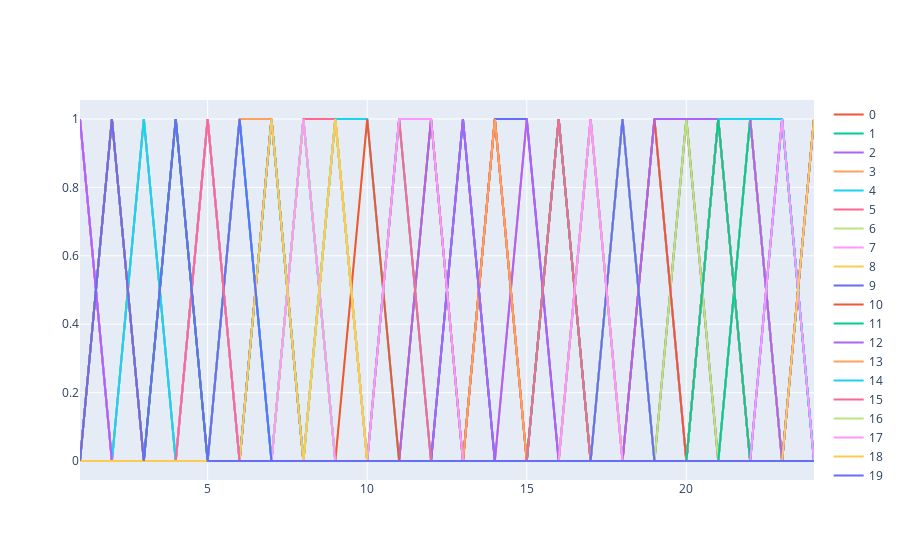

Here is the notebook cell this chart was saved with:
### Code cell
### 5) Create scenaios through a roulette-wheel application of oob errors
# Import the feature profile for the day to be modelled
Gaia=pd.read_excel('feat_ref.xlsx')
# Define the rounds number for the roulette wheel and create the scenarios table
rounds=100
scenarios_cla= pd.DataFrame(index=range(24), columns=range(0,rounds))
scenarios_regr= pd.DataFrame(index=range(24), columns=range(0,rounds))
# Apply the classification model on the feature profile imported
ClaResult = (modelCla.predict_proba(Gaia)[:,1] >= thresh_opt).astype(bool)
fig1=go.Figure(data=go.Scatter())
fig2=go.Figure(data=go.Scatter())

# Calculate the scenarios with a roulette wheel approach
for roul_wheel in range(0,rounds):
    for i in offpeak:
        scenarios_cla.iloc[i-1][roul_wheel]=ClaResult[i-1]+random.choice(random.choice(offpeak_err_cla))
        if scenarios_cla.iloc[i-1][roul_wheel]==0:
            scenarios_regr.iloc[i-1][roul_wheel]=0
        elif scenarios_cla.iloc[i-1][roul_wheel]==1:
            scenarios_regr.iloc[i-1][roul_wheel]=modelRegr.predict(Gaia.iloc[[i-1]])[0]+random.choice(random.choice(offpeak_err_regr))
    for i in shoulder:
        scenarios_cla.iloc[i-1][roul_wheel]=ClaResult[i-1]+random.choice(random.choice(shoulder_err_cla))
        if scenarios_cla.iloc[i-1][roul_wheel]==0:
            scenarios_regr.iloc[i-1][roul_wheel]=0
        elif scenarios_cla.iloc[i-1][roul_wheel]==1:
            scenarios_regr.iloc[i-1][roul_wheel]=modelRegr.predict(Gaia.iloc[[i-1]])[0]+random.choice(random.choice(shoulder_err_regr))
    for i in peak:
        scenarios_cla.iloc[i-1][roul_wheel]=ClaResult[i-1]+random.choice(random.choice(peak_err_cla))
        if scenarios_cla.iloc[i-1][roul_wheel]==0:
            scenarios_regr.iloc[i-1][roul_wheel]=0
        elif scenarios_cla.iloc[i-1][roul_wheel]==1:
            scenarios_regr.iloc[i-1][roul_wheel]=modelRegr.predict(Gaia.iloc[[i-1]])[0]+random.choice(random.choice(peak_err_regr))
    scenarios_cla[roul_wheel][scenarios_cla[roul_wheel]<0]=0
    scenarios_cla[roul_wheel][scenarios_cla[roul_wheel]>1]=1
    scenarios_regr[roul_wheel][scenarios_regr[roul_wheel]<0]=0
    scenarios_regr[roul_wheel][scenarios_regr[roul_wheel]>1]=1
    scenarios_regr[scenarios_regr.isnull()]=0
    
    fig1.add_trace(go.Scatter(x=scenarios_cla.index+1,y=scenarios_cla[roul_wheel], name=str(roul_wheel)))
    fig2.add_trace(go.Scatter(x=scenarios_regr.index+1,y=scenarios_regr[roul_wheel], name=str(roul_wheel)))
fig1.show()
fig2.show()

### Figure 1 — Plotly figure (JSON) as saved in the notebook; plotly's stock layout.template omitted (floating-point values rounded to 4 significant figures)
{"data": [{"type": "scatter"}, {"name": "0", "type": "scatter", "x": [1, 2, 3, 4, 5, 6, 7, 8, 9, 10, 11, 12, 13, 14, 15, 16, 17, 18, 19, 20, 21, 22, 23, 24], "y": [0, 0, 1, 0, 1, 0, 1, 0, 0, 0, 0, 0, 0, 0, 0, 1, 0, 0, 0, 0, 0, 0, 0, 0]}, {"name": "1", "type": "scatter", "x": [1, 2, 3, 4, 5, 6, 7, 8, 9, 10, 11, 12, 13, 14, 15, 16, 17, 18, 19, 20, 21, 22, 23, 24], "y": [0, 0, 0, 0, 0, 0, 0, 0, 0, 0, 0, 0, 0, 0, 0, 0, 0, 1, 0, 0, 0, 0, 0, 0]}, {"name": "2", "type": "scatter", "x": [1, 2, 3, 4, 5, 6, 7, 8, 9, 10, 11, 12, 13, 14, 15, 16, 17, 18, 19, 20, 21, 22, 23, 24], "y": [0, 0, 0, 0, 0, 0, 0, 0, 0, 0, 0, 0, 0, 1, 0, 1, 0, 0, 0, 0, 0, 0, 1, 0]}, {"name": "3", "type": "scatter", "x": [1, 2, 3, 4, 5, 6, 7, 8, 9, 10, 11, 12, 13, 14, 15, 16, 17, 18, 19, 20, 21, 22, 23, 24], "y": [0, 0, 0, 0, 0, 0, 0, 0, 0, 0, 0, 0, 0, 0, 0, 0, 0, 0, 0, 0, 0, 0, 0, 0]}, {"name": "4", "type": "scatter", "x": [1, 2, 3, 4, 5, 6, 7, 8, 9, 10, 11, 12, 13, 14, 15, 16, 17, 18, 19, 20, 21, 22, 23, 24], "y": [0, 0, 0, 0, 0, 0, 1, 0, 0, 0, 0, 0, 0, 0, 0, 0, 0, 0, 0, 0, 0, 0, 0, 0]}, {"name": "5", "type": "scatter", "x": [1, 2, 3, 4, 5, 6, 7, 8, 9, 10, 11, 12, 13, 14, 15, 16, 17, 18, 19, 20, 21, 22, 23, 24], "y": [0, 0, 0, 0, 0, 0, 0, 0, 0, 0, 1, 0, 0, 0, 0, 0, 0, 0, 0, 0, 0, 0, 0, 0]}, {"name": "6", "type": "scatter", "x": [1, 2, 3, 4, 5, 6, 7, 8, 9, 10, 11, 12, 13, 14, 15, 16, 17, 18, 19, 20, 21, 22, 23, 24], "y": [0, 0, 0, 0, 0, 0, 0, 0, 0, 0, 0, 0, 0, 0, 0, 1, 0, 0, 0, 0, 0, 0, 0, 0]}, {"name": "7", "type": "scatter", "x": [1, 2, 3, 4, 5, 6, 7, 8, 9, 10, 11, 12, 13, 14, 15, 16, 17, 18, 19, 20, 21, 22, 23, 24], "y": [0, 0, 0, 0, 0, 0, 0, 0, 0, 0, 0, 0, 0, 0, 0, 0, 0, 0, 0, 0, 0, 0, 0, 0]}, {"name": "8", "type": "scatter", "x": [1, 2, 3, 4, 5, 6, 7, 8, 9, 10, 11, 12, 13, 14, 15, 16, 17, 18, 19, 20, 21, 22, 23, 24], "y": [0, 0, 0, 0, 0, 0, 0, 0, 0, 0, 0, 0, 0, 0, 0, 0, 0, 0, 0, 0, 0, 0, 0, 0]}, {"name": "9", "type": "scatter", "x": [1, 2, 3, 4, 5, 6, 7, 8, 9, 10, 11, 12, 13, 14, 15, 16, 17, 18, 19, 20, 21, 22, 23, 24], "y": [0, 1, 0, 0, 0, 0, 0, 0, 0, 0, 0, 0, 0, 0, 0, 0, 0, 0, 0, 0, 0, 0, 0, 1]}, {"name": "10", "type": "scatter", "x": [1, 2, 3, 4, 5, 6, 7, 8, 9, 10, 11, 12, 13, 14, 15, 16, 17, 18, 19, 20, 21, 22, 23, 24], "y": [0, 0, 0, 0, 0, 0, 0, 0, 0, 0, 0, 0, 0, 0, 0, 0, 0, 0, 0, 0, 0, 0, 0, 0]}, {"name": "11", "type": "scatter", "x": [1, 2, 3, 4, 5, 6, 7, 8, 9, 10, 11, 12, 13, 14, 15, 16, 17, 18, 19, 20, 21, 22, 23, 24], "y": [0, 0, 0, 0, 0, 0, 0, 1, 0, 0, 1, 1, 0, 0, 0, 0, 0, 0, 0, 0, 0, 0, 0, 1]}, {"name": "12", "type": "scatter", "x": [1, 2, 3, 4, 5, 6, 7, 8, 9, 10, 11, 12, 13, 14, 15, 16, 17, 18, 19, 20, 21, 22, 23, 24], "y": [0, 0, 0, 0, 0, 0, 0, 0, 0, 0, 0, 0, 1, 0, 0, 0, 0, 0, 0, 0, 0, 0, 0, 0]}, {"name": "13", "type": "scatter", "x": [1, 2, 3, 4, 5, 6, 7, 8, 9, 10, 11, 12, 13, 14, 15, 16, 17, 18, 19, 20, 21, 22, 23, 24], "y": [0, 1, 0, 0, 0, 0, 0, 0, 0, 0, 0, 0, 0, 0, 0, 0, 0, 0, 1, 0, 0, 0, 0, 0]}, {"name": "14", "type": "scatter", "x": [1, 2, 3, 4, 5, 6, 7, 8, 9, 10, 11, 12, 13, 14, 15, 16, 17, 18, 19, 20, 21, 22, 23, 24], "y": [0, 0, 0, 0, 0, 0, 0, 1, 0, 0, 0, 0, 0, 0, 0, 0, 0, 0, 0, 0, 1, 1, 0, 0]}, {"name": "15", "type": "scatter", "x": [1, 2, 3, 4, 5, 6, 7, 8, 9, 10, 11, 12, 13, 14, 15, 16, 17, 18, 19, 20, 21, 22, 23, 24], "y": [0, 0, 0, 0, 0, 0, 0, 1, 1, 0, 0, 0, 0, 0, 1, 0, 0, 1, 0, 0, 0, 0, 0, 0]}, {"name": "16", "type": "scatter", "x": [1, 2, 3, 4, 5, 6, 7, 8, 9, 10, 11, 12, 13, 14, 15, 16, 17, 18, 19, 20, 21, 22, 23, 24], "y": [0, 0, 0, 0, 0, 0, 1, 0, 0, 0, 0, 1, 0, 0, 0, 0, 0, 0, 1, 1, 0, 0, 0, 0]}, {"name": "17", "type": "scatter", "x": [1, 2, 3, 4, 5, 6, 7, 8, 9, 10, 11, 12, 13, 14, 15, 16, 17, 18, 19, 20, 21, 22, 23, 24], "y": [0, 0, 1, 0, 0, 0, 0, 0, 0, 0, 0, 0, 1, 0, 0, 0, 0, 0, 0, 0, 0, 0, 0, 0]}, {"name": "18", "type": "scatter", "x": [1, 2, 3, 4, 5, 6, 7, 8, 9, 10, 11, 12, 13, 14, 15, 16, 17, 18, 19, 20, 21, 22, 23, 24], "y": [1, 0, 0, 0, 0, 0, 0, 0, 0, 1, 0, 0, 0, 1, 0, 0, 0, 0, 0, 0, 0, 0, 0, 0]}, {"name": "19", "type": "scatter", "x": [1, 2, 3, 4, 5, 6, 7, 8, 9, 10, 11, 12, 13, 14, 15, 16, 17, 18, 19, 20, 21, 22, 23, 24], "y": [0, 0, 0, 0, 0, 0, 0, 0, 0, 0, 0, 0, 0, 0, 0, 0, 1, 0, 0, 0, 0, 0, 0, 0]}, {"name": "20", "type": "scatter", "x": [1, 2, 3, 4, 5, 6, 7, 8, 9, 10, 11, 12, 13, 14, 15, 16, 17, 18, 19, 20, 21, 22, 23, 24], "y": [0, 0, 0, 0, 1, 0, 0, 0, 0, 0, 0, 0, 0, 0, 0, 0, 0, 0, 0, 0, 1, 0, 0, 1]}, {"name": "21", "type": "scatter", "x": [1, 2, 3, 4, 5, 6, 7, 8, 9, 10, 11, 12, 13, 14, 15, 16, 17, 18, 19, 20, 21, 22, 23, 24], "y": [0, 0, 0, 0, 0, 0, 0, 1, 0, 0, 0, 0, 0, 0, 0, 0, 0, 0, 0, 0, 0, 0, 0, 0]}, {"name": "22", "type": "scatter", "x": [1, 2, 3, 4, 5, 6, 7, 8, 9, 10, 11, 12, 13, 14, 15, 16, 17, 18, 19, 20, 21, 22, 23, 24], "y": [0, 0, 0, 0, 0, 0, 0, 0, 0, 0, 0, 0, 0, 0, 0, 0, 0, 0, 0, 0, 0, 0, 0, 0]}, {"name": "23", "type": "scatter", "x": [1, 2, 3, 4, 5, 6, 7, 8, 9, 10, 11, 12, 13, 14, 15, 16, 17, 18, 19, 20, 21, 22, 23, 24], "y": [0, 0, 0, 0, 0, 0, 0, 0, 0, 0, 0, 0, 0, 0, 0, 0, 0, 0, 0, 0, 0, 0, 0, 0]}, {"name": "24", "type": "scatter", "x": [1, 2, 3, 4, 5, 6, 7, 8, 9, 10, 11, 12, 13, 14, 15, 16, 17, 18, 19, 20, 21, 22, 23, 24], "y": [0, 0, 0, 0, 0, 0, 0, 0, 0, 0, 0, 0, 0, 0, 0, 0, 1, 0, 0, 0, 0, 0, 0, 0]}, {"name": "25", "type": "scatter", "x": [1, 2, 3, 4, 5, 6, 7, 8, 9, 10, 11, 12, 13, 14, 15, 16, 17, 18, 19, 20, 21, 22, 23, 24], "y": [0, 0, 0, 0, 0, 0, 0, 0, 0, 0, 0, 0, 0, 0, 0, 1, 0, 0, 0, 0, 0, 0, 0, 1]}, {"name": "26", "type": "scatter", "x": [1, 2, 3, 4, 5, 6, 7, 8, 9, 10, 11, 12, 13, 14, 15, 16, 17, 18, 19, 20, 21, 22, 23, 24], "y": [0, 0, 0, 0, 0, 0, 0, 0, 0, 0, 0, 0, 0, 0, 0, 0, 1, 0, 0, 0, 0, 0, 0, 0]}, {"name": "27", "type": "scatter", "x": [1, 2, 3, 4, 5, 6, 7, 8, 9, 10, 11, 12, 13, 14, 15, 16, 17, 18, 19, 20, 21, 22, 23, 24], "y": [0, 0, 0, 0, 1, 0, 0, 0, 0, 0, 0, 0, 0, 0, 0, 0, 0, 0, 0, 0, 0, 0, 0, 0]}, {"name": "28", "type": "scatter", "x": [1, 2, 3, 4, 5, 6, 7, 8, 9, 10, 11, 12, 13, 14, 15, 16, 17, 18, 19, 20, 21, 22, 23, 24], "y": [0, 0, 0, 1, 0, 0, 0, 0, 1, 0, 0, 0, 0, 0, 0, 0, 0, 0, 0, 0, 0, 0, 0, 0]}, {"name": "29", "type": "scatter", "x": [1, 2, 3, 4, 5, 6, 7, 8, 9, 10, 11, 12, 13, 14, 15, 16, 17, 18, 19, 20, 21, 22, 23, 24], "y": [0, 0, 0, 0, 0, 0, 0, 0, 0, 0, 0, 0, 0, 1, 0, 0, 0, 0, 0, 0, 0, 0, 0, 0]}, {"name": "30", "type": "scatter", "x": [1, 2, 3, 4, 5, 6, 7, 8, 9, 10, 11, 12, 13, 14, 15, 16, 17, 18, 19, 20, 21, 22, 23, 24], "y": [0, 0, 0, 0, 0, 0, 0, 0, 0, 0, 0, 0, 0, 0, 0, 0, 0, 0, 0, 0, 0, 0, 0, 0]}, {"name": "31", "type": "scatter", "x": [1, 2, 3, 4, 5, 6, 7, 8, 9, 10, 11, 12, 13, 14, 15, 16, 17, 18, 19, 20, 21, 22, 23, 24], "y": [0, 0, 0, 0, 0, 0, 0, 0, 0, 0, 0, 0, 0, 0, 0, 0, 0, 0, 0, 0, 1, 1, 0, 0]}, {"name": "32", "type": "scatter", "x": [1, 2, 3, 4, 5, 6, 7, 8, 9, 10, 11, 12, 13, 14, 15, 16, 17, 18, 19, 20, 21, 22, 23, 24], "y": [0, 0, 0, 0, 0, 0, 0, 0, 0, 0, 0, 0, 0, 0, 0, 0, 0, 0, 0, 0, 0, 0, 0, 0]}, {"name": "33", "type": "scatter", "x": [1, 2, 3, 4, 5, 6, 7, 8, 9, 10, 11, 12, 13, 14, 15, 16, 17, 18, 19, 20, 21, 22, 23, 24], "y": [0, 0, 0, 0, 0, 0, 0, 0, 0, 0, 0, 0, 0, 0, 0, 0, 0, 0, 1, 0, 1, 0, 0, 0]}, {"name": "34", "type": "scatter", "x": [1, 2, 3, 4, 5, 6, 7, 8, 9, 10, 11, 12, 13, 14, 15, 16, 17, 18, 19, 20, 21, 22, 23, 24], "y": [0, 0, 0, 0, 0, 0, 0, 0, 0, 0, 0, 0, 0, 0, 0, 0, 0, 0, 0, 0, 0, 0, 0, 0]}, {"name": "35", "type": "scatter", "x": [1, 2, 3, 4, 5, 6, 7, 8, 9, 10, 11, 12, 13, 14, 15, 16, 17, 18, 19, 20, 21, 22, 23, 24], "y": [0, 0, 0, 0, 0, 0, 0, 0, 1, 0, 0, 0, 0, 1, 0, 0, 0, 0, 0, 0, 0, 0, 0, 0]}, {"name": "36", "type": "scatter", "x": [1, 2, 3, 4, 5, 6, 7, 8, 9, 10, 11, 12, 13, 14, 15, 16, 17, 18, 19, 20, 21, 22, 23, 24], "y": [0, 0, 0, 0, 0, 0, 0, 0, 0, 0, 0, 0, 0, 0, 0, 0, 0, 0, 0, 0, 0, 0, 0, 0]}, {"name": "37", "type": "scatter", "x": [1, 2, 3, 4, 5, 6, 7, 8, 9, 10, 11, 12, 13, 14, 15, 16, 17, 18, 19, 20, 21, 22, 23, 24], "y": [0, 0, 0, 0, 0, 1, 0, 0, 0, 0, 0, 0, 0, 0, 0, 0, 0, 0, 0, 1, 0, 0, 0, 0]}, {"name": "38", "type": "scatter", "x": [1, 2, 3, 4, 5, 6, 7, 8, 9, 10, 11, 12, 13, 14, 15, 16, 17, 18, 19, 20, 21, 22, 23, 24], "y": [0, 0, 0, 0, 0, 0, 0, 0, 0, 0, 0, 0, 0, 0, 0, 0, 0, 0, 0, 0, 0, 0, 0, 0]}, {"name": "39", "type": "scatter", "x": [1, 2, 3, 4, 5, 6, 7, 8, 9, 10, 11, 12, 13, 14, 15, 16, 17, 18, 19, 20, 21, 22, 23, 24], "y": [0, 0, 0, 0, 0, 0, 0, 0, 0, 0, 0, 0, 0, 1, 1, 0, 0, 0, 0, 0, 0, 0, 0, 0]}, {"name": "40", "type": "scatter", "x": [1, 2, 3, 4, 5, 6, 7, 8, 9, 10, 11, 12, 13, 14, 15, 16, 17, 18, 19, 20, 21, 22, 23, 24], "y": [0, 1, 0, 0, 0, 0, 0, 0, 0, 0, 0, 0, 0, 0, 0, 0, 0, 0, 0, 0, 0, 0, 0, 0]}, {"name": "41", "type": "scatter", "x": [1, 2, 3, 4, 5, 6, 7, 8, 9, 10, 11, 12, 13, 14, 15, 16, 17, 18, 19, 20, 21, 22, 23, 24], "y": [0, 0, 0, 0, 0, 0, 0, 0, 0, 0, 0, 0, 0, 0, 0, 0, 0, 0, 1, 0, 0, 0, 0, 0]}, {"name": "42", "type": "scatter", "x": [1, 2, 3, 4, 5, 6, 7, 8, 9, 10, 11, 12, 13, 14, 15, 16, 17, 18, 19, 20, 21, 22, 23, 24], "y": [0, 0, 0, 0, 0, 0, 0, 0, 0, 0, 0, 0, 0, 0, 0, 1, 0, 1, 0, 0, 0, 0, 0, 0]}, {"name": "43", "type": "scatter", "x": [1, 2, 3, 4, 5, 6, 7, 8, 9, 10, 11, 12, 13, 14, 15, 16, 17, 18, 19, 20, 21, 22, 23, 24], "y": [0, 0, 0, 1, 0, 0, 0, 0, 0, 0, 0, 0, 0, 0, 0, 0, 0, 0, 0, 0, 0, 0, 0, 0]}, {"name": "44", "type": "scatter", "x": [1, 2, 3, 4, 5, 6, 7, 8, 9, 10, 11, 12, 13, 14, 15, 16, 17, 18, 19, 20, 21, 22, 23, 24], "y": [0, 0, 0, 0, 1, 0, 0, 0, 0, 0, 0, 1, 0, 0, 0, 0, 0, 0, 0, 1, 0, 0, 0, 0]}, {"name": "45", "type": "scatter", "x": [1, 2, 3, 4, 5, 6, 7, 8, 9, 10, 11, 12, 13, 14, 15, 16, 17, 18, 19, 20, 21, 22, 23, 24], "y": [0, 0, 0, 0, 0, 0, 0, 0, 0, 0, 0, 0, 0, 0, 0, 0, 0, 0, 0, 0, 1, 0, 0, 0]}, {"name": "46", "type": "scatter", "x": [1, 2, 3, 4, 5, 6, 7, 8, 9, 10, 11, 12, 13, 14, 15, 16, 17, 18, 19, 20, 21, 22, 23, 24], "y": [0, 0, 0, 0, 0, 0, 0, 0, 0, 0, 0, 0, 0, 0, 0, 0, 0, 0, 0, 0, 0, 0, 0, 0]}, {"name": "47", "type": "scatter", "x": [1, 2, 3, 4, 5, 6, 7, 8, 9, 10, 11, 12, 13, 14, 15, 16, 17, 18, 19, 20, 21, 22, 23, 24], "y": [1, 0, 0, 0, 0, 0, 0, 0, 0, 0, 0, 0, 0, 0, 0, 0, 0, 0, 0, 0, 0, 0, 1, 0]}, {"name": "48", "type": "scatter", "x": [1, 2, 3, 4, 5, 6, 7, 8, 9, 10, 11, 12, 13, 14, 15, 16, 17, 18, 19, 20, 21, 22, 23, 24], "y": [0, 0, 1, 0, 0, 0, 0, 1, 0, 0, 0, 0, 0, 0, 0, 0, 0, 0, 0, 0, 0, 0, 0, 0]}, {"name": "49", "type": "scatter", "x": [1, 2, 3, 4, 5, 6, 7, 8, 9, 10, 11, 12, 13, 14, 15, 16, 17, 18, 19, 20, 21, 22, 23, 24], "y": [0, 0, 0, 0, 0, 1, 0, 0, 0, 0, 0, 0, 0, 0, 0, 0, 0, 0, 0, 0, 0, 0, 0, 0]}, {"name": "50", "type": "scatter", "x": [1, 2, 3, 4, 5, 6, 7, 8, 9, 10, 11, 12, 13, 14, 15, 16, 17, 18, 19, 20, 21, 22, 23, 24], "y": [0, 0, 0, 0, 0, 0, 0, 0, 0, 0, 0, 0, 0, 0, 0, 0, 0, 0, 0, 1, 0, 0, 0, 0]}, {"name": "51", "type": "scatter", "x": [1, 2, 3, 4, 5, 6, 7, 8, 9, 10, 11, 12, 13, 14, 15, 16, 17, 18, 19, 20, 21, 22, 23, 24], "y": [0, 1, 0, 0, 0, 0, 0, 0, 0, 0, 0, 0, 0, 0, 0, 0, 0, 0, 0, 0, 0, 1, 0, 0]}, {"name": "52", "type": "scatter", "x": [1, 2, 3, 4, 5, 6, 7, 8, 9, 10, 11, 12, 13, 14, 15, 16, 17, 18, 19, 20, 21, 22, 23, 24], "y": [0, 0, 0, 1, 0, 0, 0, 0, 0, 0, 0, 0, 0, 0, 0, 0, 0, 0, 0, 0, 0, 0, 0, 0]}, {"name": "53", "type": "scatter", "x": [1, 2, 3, 4, 5, 6, 7, 8, 9, 10, 11, 12, 13, 14, 15, 16, 17, 18, 19, 20, 21, 22, 23, 24], "y": [0, 0, 0, 0, 0, 0, 0, 0, 0, 0, 0, 0, 0, 0, 0, 0, 0, 0, 0, 0, 0, 0, 0, 1]}, {"name": "54", "type": "scatter", "x": [1, 2, 3, 4, 5, 6, 7, 8, 9, 10, 11, 12, 13, 14, 15, 16, 17, 18, 19, 20, 21, 22, 23, 24], "y": [0, 0, 0, 0, 0, 1, 0, 0, 0, 0, 0, 0, 0, 0, 0, 0, 0, 0, 0, 0, 0, 0, 1, 0]}, {"name": "55", "type": "scatter", "x": [1, 2, 3, 4, 5, 6, 7, 8, 9, 10, 11, 12, 13, 14, 15, 16, 17, 18, 19, 20, 21, 22, 23, 24], "y": [0, 0, 0, 0, 0, 0, 0, 0, 0, 0, 0, 0, 0, 0, 0, 0, 0, 0, 0, 0, 0, 1, 0, 0]}, {"name": "56", "type": "scatter", "x": [1, 2, 3, 4, 5, 6, 7, 8, 9, 10, 11, 12, 13, 14, 15, 16, 17, 18, 19, 20, 21, 22, 23, 24], "y": [0, 0, 0, 0, 0, 0, 0, 1, 0, 0, 0, 0, 0, 0, 0, 0, 0, 1, 0, 1, 0, 1, 0, 0]}, {"name": "57", "type": "scatter", "x": [1, 2, 3, 4, 5, 6, 7, 8, 9, 10, 11, 12, 13, 14, 15, 16, 17, 18, 19, 20, 21, 22, 23, 24], "y": [0, 0, 0, 0, 1, 0, 0, 0, 0, 0, 0, 0, 0, 0, 0, 0, 0, 0, 0, 0, 0, 0, 0, 0]}, {"name": "58", "type": "scatter", "x": [1, 2, 3, 4, 5, 6, 7, 8, 9, 10, 11, 12, 13, 14, 15, 16, 17, 18, 19, 20, 21, 22, 23, 24], "y": [0, 0, 0, 0, 0, 0, 0, 0, 0, 0, 0, 0, 0, 0, 0, 0, 0, 0, 0, 0, 0, 0, 0, 0]}, {"name": "59", "type": "scatter", "x": [1, 2, 3, 4, 5, 6, 7, 8, 9, 10, 11, 12, 13, 14, 15, 16, 17, 18, 19, 20, 21, 22, 23, 24], "y": [0, 0, 0, 0, 0, 0, 0, 0, 1, 0, 0, 0, 0, 0, 0, 0, 0, 0, 0, 0, 0, 0, 1, 0]}, {"name": "60", "type": "scatter", "x": [1, 2, 3, 4, 5, 6, 7, 8, 9, 10, 11, 12, 13, 14, 15, 16, 17, 18, 19, 20, 21, 22, 23, 24], "y": [0, 0, 0, 0, 0, 0, 0, 0, 0, 0, 0, 0, 0, 0, 0, 0, 0, 0, 0, 0, 0, 0, 0, 0]}, {"name": "61", "type": "scatter", "x": [1, 2, 3, 4, 5, 6, 7, 8, 9, 10, 11, 12, 13, 14, 15, 16, 17, 18, 19, 20, 21, 22, 23, 24], "y": [0, 0, 0, 0, 0, 0, 0, 0, 0, 0, 0, 0, 0, 0, 0, 0, 0, 0, 0, 0, 0, 0, 0, 0]}, {"name": "62", "type": "scatter", "x": [1, 2, 3, 4, 5, 6, 7, 8, 9, 10, 11, 12, 13, 14, 15, 16, 17, 18, 19, 20, 21, 22, 23, 24], "y": [0, 0, 0, 0, 0, 0, 0, 0, 0, 0, 0, 0, 0, 0, 0, 0, 0, 0, 0, 0, 0, 0, 0, 0]}, {"name": "63", "type": "scatter", "x": [1, 2, 3, 4, 5, 6, 7, 8, 9, 10, 11, 12, 13, 14, 15, 16, 17, 18, 19, 20, 21, 22, 23, 24], "y": [0, 0, 0, 0, 0, 0, 0, 0, 1, 0, 0, 0, 0, 1, 0, 1, 0, 0, 0, 0, 0, 0, 0, 0]}, {"name": "64", "type": "scatter", "x": [1, 2, 3, 4, 5, 6, 7, 8, 9, 10, 11, 12, 13, 14, 15, 16, 17, 18, 19, 20, 21, 22, 23, 24], "y": [0, 0, 1, 0, 0, 1, 0, 0, 0, 0, 0, 0, 0, 0, 0, 0, 0, 1, 0, 0, 0, 1, 0, 0]}, {"name": "65", "type": "scatter", "x": [1, 2, 3, 4, 5, 6, 7, 8, 9, 10, 11, 12, 13, 14, 15, 16, 17, 18, 19, 20, 21, 22, 23, 24], "y": [0, 0, 0, 0, 0, 0, 0, 0, 0, 0, 0, 0, 0, 0, 0, 0, 0, 0, 0, 0, 0, 1, 0, 0]}, {"name": "66", "type": "scatter", "x": [1, 2, 3, 4, 5, 6, 7, 8, 9, 10, 11, 12, 13, 14, 15, 16, 17, 18, 19, 20, 21, 22, 23, 24], "y": [0, 0, 0, 0, 0, 0, 0, 0, 1, 0, 0, 0, 0, 0, 0, 0, 0, 0, 0, 0, 0, 1, 0, 0]}, {"name": "67", "type": "scatter", "x": [1, 2, 3, 4, 5, 6, 7, 8, 9, 10, 11, 12, 13, 14, 15, 16, 17, 18, 19, 20, 21, 22, 23, 24], "y": [0, 1, 0, 0, 0, 0, 0, 0, 0, 0, 0, 0, 0, 0, 0, 0, 0, 0, 1, 0, 0, 0, 0, 0]}, {"name": "68", "type": "scatter", "x": [1, 2, 3, 4, 5, 6, 7, 8, 9, 10, 11, 12, 13, 14, 15, 16, 17, 18, 19, 20, 21, 22, 23, 24], "y": [0, 0, 0, 0, 0, 0, 0, 0, 0, 0, 0, 1, 0, 0, 0, 0, 0, 0, 0, 0, 0, 0, 0, 0]}, {"name": "69", "type": "scatter", "x": [1, 2, 3, 4, 5, 6, 7, 8, 9, 10, 11, 12, 13, 14, 15, 16, 17, 18, 19, 20, 21, 22, 23, 24], "y": [0, 0, 0, 0, 0, 0, 0, 0, 0, 0, 0, 0, 0, 0, 0, 0, 0, 0, 0, 0, 1, 0, 0, 1]}, {"name": "70", "type": "scatter", "x": [1, 2, 3, 4, 5, 6, 7, 8, 9, 10, 11, 12, 13, 14, 15, 16, 17, 18, 19, 20, 21, 22, 23, 24], "y": [0, 0, 0, 0, 0, 0, 0, 0, 0, 0, 0, 1, 0, 1, 0, 0, 0, 0, 1, 0, 0, 0, 0, 0]}, {"name": "71", "type": "scatter", "x": [1, 2, 3, 4, 5, 6, 7, 8, 9, 10, 11, 12, 13, 14, 15, 16, 17, 18, 19, 20, 21, 22, 23, 24], "y": [0, 1, 0, 0, 0, 0, 1, 0, 0, 0, 0, 0, 1, 0, 0, 1, 0, 0, 0, 0, 0, 1, 1, 0]}, {"name": "72", "type": "scatter", "x": [1, 2, 3, 4, 5, 6, 7, 8, 9, 10, 11, 12, 13, 14, 15, 16, 17, 18, 19, 20, 21, 22, 23, 24], "y": [0, 0, 0, 0, 0, 0, 0, 0, 0, 0, 0, 1, 0, 0, 1, 0, 0, 0, 0, 0, 1, 0, 0, 1]}, {"name": "73", "type": "scatter", "x": [1, 2, 3, 4, 5, 6, 7, 8, 9, 10, 11, 12, 13, 14, 15, 16, 17, 18, 19, 20, 21, 22, 23, 24], "y": [0, 0, 0, 0, 0, 0, 0, 0, 0, 0, 0, 0, 0, 1, 0, 0, 0, 0, 0, 0, 1, 1, 0, 0]}, {"name": "74", "type": "scatter", "x": [1, 2, 3, 4, 5, 6, 7, 8, 9, 10, 11, 12, 13, 14, 15, 16, 17, 18, 19, 20, 21, 22, 23, 24], "y": [0, 0, 1, 0, 0, 0, 0, 0, 1, 1, 0, 0, 0, 0, 0, 0, 0, 0, 0, 0, 0, 0, 0, 0]}, {"name": "75", "type": "scatter", "x": [1, 2, 3, 4, 5, 6, 7, 8, 9, 10, 11, 12, 13, 14, 15, 16, 17, 18, 19, 20, 21, 22, 23, 24], "y": [0, 1, 0, 0, 0, 0, 1, 0, 0, 0, 0, 0, 0, 0, 0, 0, 0, 0, 0, 0, 0, 0, 0, 0]}, {"name": "76", "type": "scatter", "x": [1, 2, 3, 4, 5, 6, 7, 8, 9, 10, 11, 12, 13, 14, 15, 16, 17, 18, 19, 20, 21, 22, 23, 24], "y": [0, 1, 0, 0, 0, 0, 0, 0, 0, 0, 0, 0, 0, 0, 0, 0, 0, 0, 0, 0, 0, 0, 0, 0]}, {"name": "77", "type": "scatter", "x": [1, 2, 3, 4, 5, 6, 7, 8, 9, 10, 11, 12, 13, 14, 15, 16, 17, 18, 19, 20, 21, 22, 23, 24], "y": [0, 0, 0, 0, 0, 0, 0, 0, 0, 0, 0, 0, 0, 0, 0, 0, 0, 0, 0, 0, 0, 0, 0, 0]}, {"name": "78", "type": "scatter", "x": [1, 2, 3, 4, 5, 6, 7, 8, 9, 10, 11, 12, 13, 14, 15, 16, 17, 18, 19, 20, 21, 22, 23, 24], "y": [0, 0, 0, 0, 0, 0, 0, 0, 0, 0, 0, 0, 0, 0, 0, 0, 0, 0, 0, 0, 0, 0, 0, 0]}, {"name": "79", "type": "scatter", "x": [1, 2, 3, 4, 5, 6, 7, 8, 9, 10, 11, 12, 13, 14, 15, 16, 17, 18, 19, 20, 21, 22, 23, 24], "y": [1, 0, 0, 0, 0, 0, 0, 0, 0, 0, 0, 0, 1, 0, 0, 0, 0, 0, 0, 0, 0, 0, 0, 0]}, {"name": "80", "type": "scatter", "x": [1, 2, 3, 4, 5, 6, 7, 8, 9, 10, 11, 12, 13, 14, 15, 16, 17, 18, 19, 20, 21, 22, 23, 24], "y": [0, 1, 0, 0, 0, 0, 1, 0, 0, 1, 0, 0, 0, 0, 0, 0, 0, 0, 0, 0, 0, 0, 0, 0]}, {"name": "81", "type": "scatter", "x": [1, 2, 3, 4, 5, 6, 7, 8, 9, 10, 11, 12, 13, 14, 15, 16, 17, 18, 19, 20, 21, 22, 23, 24], "y": [0, 0, 0, 1, 0, 0, 0, 0, 0, 0, 0, 0, 0, 0, 0, 1, 0, 0, 0, 0, 0, 0, 0, 0]}, {"name": "82", "type": "scatter", "x": [1, 2, 3, 4, 5, 6, 7, 8, 9, 10, 11, 12, 13, 14, 15, 16, 17, 18, 19, 20, 21, 22, 23, 24], "y": [1, 0, 0, 0, 0, 0, 1, 0, 0, 0, 0, 0, 1, 0, 0, 0, 0, 0, 1, 1, 1, 1, 0, 0]}, {"name": "83", "type": "scatter", "x": [1, 2, 3, 4, 5, 6, 7, 8, 9, 10, 11, 12, 13, 14, 15, 16, 17, 18, 19, 20, 21, 22, 23, 24], "y": [0, 0, 0, 0, 0, 1, 1, 0, 0, 0, 0, 0, 0, 0, 0, 0, 0, 0, 0, 0, 0, 0, 0, 0]}, {"name": "84", "type": "scatter", "x": [1, 2, 3, 4, 5, 6, 7, 8, 9, 10, 11, 12, 13, 14, 15, 16, 17, 18, 19, 20, 21, 22, 23, 24], "y": [0, 0, 0, 0, 0, 0, 1, 0, 0, 0, 1, 0, 0, 0, 0, 0, 0, 0, 0, 0, 1, 1, 1, 0]}, {"name": "85", "type": "scatter", "x": [1, 2, 3, 4, 5, 6, 7, 8, 9, 10, 11, 12, 13, 14, 15, 16, 17, 18, 19, 20, 21, 22, 23, 24], "y": [0, 0, 0, 0, 0, 0, 0, 0, 0, 0, 1, 0, 0, 0, 0, 1, 0, 0, 0, 0, 1, 0, 0, 0]}, {"name": "86", "type": "scatter", "x": [1, 2, 3, 4, 5, 6, 7, 8, 9, 10, 11, 12, 13, 14, 15, 16, 17, 18, 19, 20, 21, 22, 23, 24], "y": [0, 0, 0, 0, 0, 0, 0, 0, 0, 0, 0, 0, 0, 0, 0, 0, 1, 0, 0, 0, 0, 0, 0, 0]}, {"name": "87", "type": "scatter", "x": [1, 2, 3, 4, 5, 6, 7, 8, 9, 10, 11, 12, 13, 14, 15, 16, 17, 18, 19, 20, 21, 22, 23, 24], "y": [1, 0, 0, 0, 0, 0, 0, 1, 0, 0, 1, 1, 0, 0, 0, 0, 0, 0, 0, 0, 0, 0, 0, 0]}, {"name": "88", "type": "scatter", "x": [1, 2, 3, 4, 5, 6, 7, 8, 9, 10, 11, 12, 13, 14, 15, 16, 17, 18, 19, 20, 21, 22, 23, 24], "y": [0, 0, 0, 0, 0, 0, 1, 0, 0, 0, 0, 0, 0, 0, 0, 0, 0, 1, 0, 0, 1, 0, 0, 0]}, {"name": "89", "type": "scatter", "x": [1, 2, 3, 4, 5, 6, 7, 8, 9, 10, 11, 12, 13, 14, 15, 16, 17, 18, 19, 20, 21, 22, 23, 24], "y": [0, 0, 0, 0, 0, 1, 0, 0, 0, 0, 0, 0, 0, 0, 0, 0, 0, 1, 0, 0, 0, 0, 0, 0]}, {"name": "90", "type": "scatter", "x": [1, 2, 3, 4, 5, 6, 7, 8, 9, 10, 11, 12, 13, 14, 15, 16, 17, 18, 19, 20, 21, 22, 23, 24], "y": [0, 0, 0, 1, 0, 0, 0, 0, 0, 0, 0, 0, 0, 0, 0, 0, 0, 0, 0, 0, 0, 0, 0, 0]}, {"name": "91", "type": "scatter", "x": [1, 2, 3, 4, 5, 6, 7, 8, 9, 10, 11, 12, 13, 14, 15, 16, 17, 18, 19, 20, 21, 22, 23, 24], "y": [0, 0, 0, 1, 0, 0, 0, 0, 0, 0, 0, 0, 0, 0, 0, 0, 0, 0, 0, 0, 1, 0, 0, 0]}, {"name": "92", "type": "scatter", "x": [1, 2, 3, 4, 5, 6, 7, 8, 9, 10, 11, 12, 13, 14, 15, 16, 17, 18, 19, 20, 21, 22, 23, 24], "y": [1, 0, 0, 0, 0, 0, 0, 0, 0, 0, 0, 0, 0, 0, 0, 0, 0, 0, 0, 0, 0, 0, 0, 0]}, {"name": "93", "type": "scatter", "x": [1, 2, 3, 4, 5, 6, 7, 8, 9, 10, 11, 12, 13, 14, 15, 16, 17, 18, 19, 20, 21, 22, 23, 24], "y": [0, 0, 0, 0, 0, 0, 0, 0, 0, 0, 0, 0, 0, 0, 0, 0, 0, 0, 0, 0, 0, 0, 0, 0]}, {"name": "94", "type": "scatter", "x": [1, 2, 3, 4, 5, 6, 7, 8, 9, 10, 11, 12, 13, 14, 15, 16, 17, 18, 19, 20, 21, 22, 23, 24], "y": [0, 0, 0, 0, 0, 0, 0, 0, 0, 0, 0, 0, 0, 0, 0, 0, 0, 0, 0, 0, 0, 0, 0, 0]}, {"name": "95", "type": "scatter", "x": [1, 2, 3, 4, 5, 6, 7, 8, 9, 10, 11, 12, 13, 14, 15, 16, 17, 18, 19, 20, 21, 22, 23, 24], "y": [0, 0, 0, 0, 1, 0, 0, 0, 0, 0, 0, 0, 0, 0, 0, 0, 1, 0, 0, 0, 0, 0, 0, 0]}, {"name": "96", "type": "scatter", "x": [1, 2, 3, 4, 5, 6, 7, 8, 9, 10, 11, 12, 13, 14, 15, 16, 17, 18, 19, 20, 21, 22, 23, 24], "y": [0, 0, 0, 0, 0, 0, 0, 0, 1, 0, 0, 0, 0, 0, 0, 0, 0, 0, 0, 0, 0, 0, 0, 0]}, {"name": "97", "type": "scatter", "x": [1, 2, 3, 4, 5, 6, 7, 8, 9, 10, 11, 12, 13, 14, 15, 16, 17, 18, 19, 20, 21, 22, 23, 24], "y": [0, 0, 0, 0, 0, 0, 0, 0, 0, 0, 0, 0, 0, 0, 0, 0, 1, 0, 0, 0, 0, 0, 1, 0]}, {"name": "98", "type": "scatter", "x": [1, 2, 3, 4, 5, 6, 7, 8, 9, 10, 11, 12, 13, 14, 15, 16, 17, 18, 19, 20, 21, 22, 23, 24], "y": [0, 0, 0, 0, 0, 0, 0, 0, 1, 0, 0, 0, 0, 0, 0, 0, 0, 0, 0, 0, 0, 0, 0, 1]}, {"name": "99", "type": "scatter", "x": [1, 2, 3, 4, 5, 6, 7, 8, 9, 10, 11, 12, 13, 14, 15, 16, 17, 18, 19, 20, 21, 22, 23, 24], "y": [0, 1, 0, 1, 0, 0, 0, 0, 0, 0, 0, 0, 0, 0, 0, 0, 0, 0, 0, 0, 0, 0, 0, 0]}], "layout": {}}
